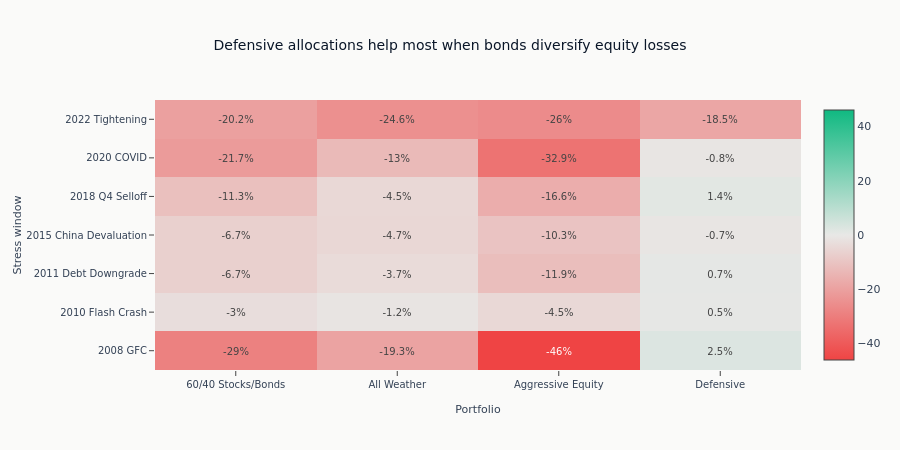

Here is the notebook cell this chart was saved with:
### Markdown cell above
Comparing allocations across the same crisis windows highlights the tradeoff between protection
and participation. Defensive mixes lose less in equity crashes, but they are not uniformly best
once the stress comes from rates instead of growth.

### Code cell
# Heatmap of stress performance
fig = go.Figure(
    data=go.Heatmap(
        z=pivot_return.select(portfolio_order).to_numpy(),
        x=portfolio_order,
        y=pivot_return["Period"].to_list(),
        colorscale=ml4t_diverging(),
        zmid=0,
        text=np.round(pivot_return.select(portfolio_order).to_numpy(), 1),
        texttemplate="%{text}%",
        textfont={"size": 10},
    )
)

fig.update_layout(
    title="Defensive allocations help most when bonds diversify equity losses",
    height=450,
    xaxis_title="Portfolio",
    yaxis_title="Stress window",
    margin={"l": 155},
)
fig.update_yaxes(
    tickmode="array",
    tickvals=list(STRESS_PLOT_LABELS),
    ticktext=list(STRESS_PLOT_LABELS.values()),
    automargin=True,
)
fig.show()

### Figure 1 — Plotly figure (JSON) as saved in the notebook; plotly's stock layout.template omitted (floating-point values rounded to 4 significant figures)
{"data": [{"colorscale": [[0.0, "#ef4444"], [0.5, "#e8e8e6"], [1.0, "#10b981"]], "text": [[-29.0, -19.3, -46.0, 2.5], [-3.0, -1.2, -4.5, 0.5], [-6.7, -3.7, -11.9, 0.7], [-6.7, -4.7, -10.3, -0.7], [-11.3, -4.5, -16.6, 1.4], [-21.7, -13.0, -32.9, -0.8], [-20.2, -24.6, -26.0, -18.5]], "textfont": {"size": 10}, "texttemplate": "%{text}%", "type": "heatmap", "x": ["60/40 Stocks/Bonds", "All Weather", "Aggressive Equity", "Defensive"], "y": ["2008 GFC Selloff", "2010 Flash Crash and Next Session", "2011 US Debt Downgrade Selloff", "2015 China Devaluation Selloff", "2018 Q4 Selloff", "2020 COVID Peak-to-Trough", "2022 Tightening Jan-to-Oct Selloff"], "z": [[-29.03, -19.31, -46.03, 2.46], [-2.983, -1.161, -4.503, 0.4972], [-6.716, -3.714, -11.92, 0.6694], [-6.691, -4.711, -10.3, -0.7453], [-11.34, -4.523, -16.61, 1.378], [-21.72, -13.0, -32.86, -0.7588], [-20.19, -24.64, -25.98, -18.52]], "zmid": 0}], "layout": {"height": 450, "margin": {"l": 155}, "title": {"text": "Defensive allocations help most when bonds diversify equity losses"}, "xaxis": {"title": {"text": "Portfolio"}}, "yaxis": {"automargin": true, "tickmode": "array", "ticktext": ["2008 GFC", "2010 Flash Crash", "2011 Debt Downgrade", "2015 China Devaluation", "2018 Q4 Selloff", "2020 COVID", "2022 Tightening"], "tickvals": ["2008 GFC Selloff", "2010 Flash Crash and Next Session", "2011 US Debt Downgrade Selloff", "2015 China Devaluation Selloff", "2018 Q4 Selloff", "2020 COVID Peak-to-Trough", "2022 Tightening Jan-to-Oct Selloff"], "title": {"text": "Stress window"}}}}
